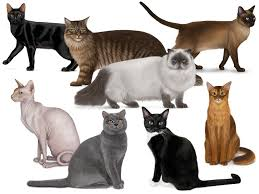
#> input picture Open CV/Freecodercamp/Photos/Cats.jpeg, 259 x 194 px, found by its file name
$ python histogrm.py
#> lines starting #> are read from the running program, lines starting #| are printed output that depends on the picture
import cv2 as cv
import matplotlib.pyplot as plt

img = cv.imread('F:/SHIKHER-VS/Advance-Python-SJ/Open CV/Freecodercamp/Photos/Cats.jpeg')
#> img is the input picture: shape (194, 259, 3); mean B, G, R 168.3, 173.5, 180.5
cv.imshow('Cats', img)

gray = cv.cvtColor(img, cv.COLOR_BGR2GRAY)
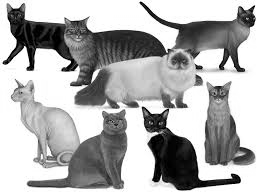
#> gray: shape (194, 259); min 0, max 255, mean 175
cv.imshow('Gray', gray)

# Grayscale Histogram
gray_hist = cv.calcHist([img], [0], None, [256], [0, 270])
#> gray_hist = 256 values, max 15786 at index 241, min 0 at index 242, mean 196.3

plt.figure()
plt.title('Grayscale Histogram')
plt.xlabel('Bins')
plt.ylabel('# of pixels')
plt.plot(gray_hist)
plt.xlim([0, 300])
plt.show()
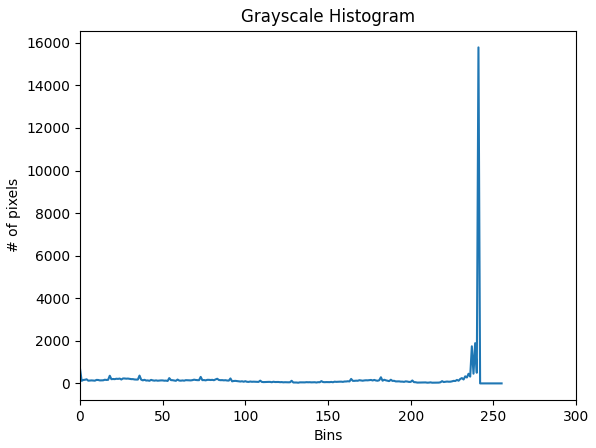
#> figure drawn by matplotlib, 1 panel; curve peaks at x = 241, y = 15786

cv.imshow('Gray Histo', gray_hist)
cv.waitKey(0)
cv.destroyAllWindows()
